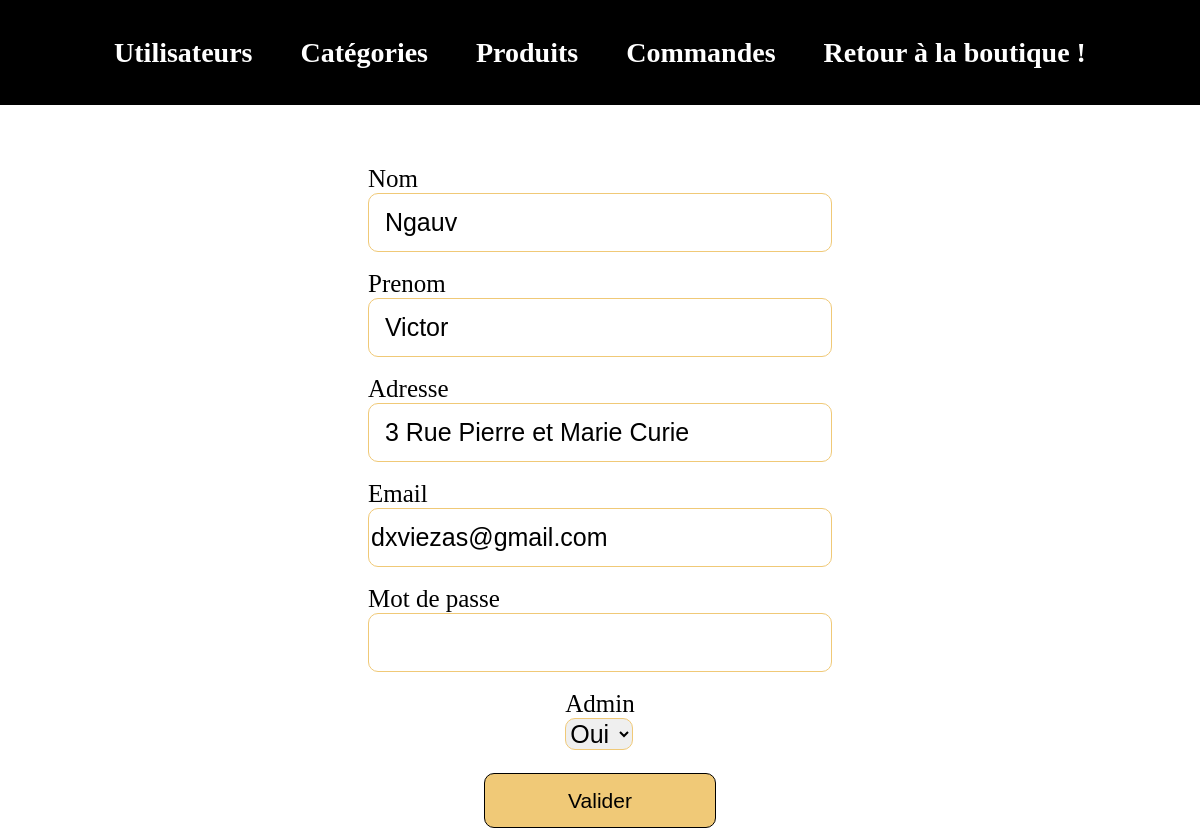
The app's page /admin/index.php?page=users&action=edit&id=24 (signed in) with its own data.
### tables this page shows
CREATE TABLE IF NOT EXISTS `users` (
  `id` int(11) NOT NULL AUTO_INCREMENT,
  `last_name` varchar(255) NOT NULL,
  `first_name` varchar(255) NOT NULL,
  `adress` varchar(255) NOT NULL,
  `email` varchar(255) NOT NULL,
  `password` varchar(255) NOT NULL,
  `is_admin` tinyint(1) NOT NULL DEFAULT 0,
  PRIMARY KEY (`id`)
);

### admin/index.php (called while the page is built, shortened)
<?php
if(isset($_GET['page'])){
    switch ($_GET['page']){
        case'users' :
            require 'controllers/usersController.php';
            break;
    }
}
else{
    require 'controllers/indexController.php';
}
require ('views/layout.php');

### admin/models/Users.php (called while the page is built, shortened)
<?php
function getUser($id){
    $db = dbConnect();
    $query = $db->prepare("SELECT * FROM users WHERE id = ?");
    $query->execute([
        $id
    ]);
    $result = $query->fetch();
    return $result;
}

### admin/controllers/usersController.php (called while the page is built, shortened)
<?php
require 'models/Users.php';
if (isset($_GET['action'])){
    switch ($_GET['action']){
        case 'edit' :
            if(!empty($_POST)){
                if(empty($_POST['first_name']) || empty($_POST['last_name']) || empty($_POST['email']) || empty($_POST['adress'])){
                    if(($_POST['first_name']) || empty($_POST['last_name'])){
                        $_SESSION['messages'][] = 'Les champ nom et prénom sont obligatoire !';
                    }
                    if(empty($_POST['email'])){
                        $_SESSION['messages'][] = 'Le champ email est obligatoire !';
                    }
                    if(empty($_POST['adress'])){
                        $_SESSION['messages'][] = 'Le champ adress est obligatoire !';
                    }
                    $_SESSION['old_inputs'] = $_POST;
                    $view = 'views/userForm.php';
                    $pageTitle = 'Let\'s Duel ! | Modifier un Utilisateur';
                    $pageDescription = 'formulaire de modification d\'un utilisateur';
                    $style = 'form';
                }
                elseif (!ctype_digit($_POST['is_admin']) && (ctype_digit($_POST['is_admin']) !== 0 || ctype_digit($_POST['is_admin']) !==1)){
                    $_SESSION['messages'][] = 'Ne touchez pas au code via la console s\'il-vous-plaît !!!';
                    $_SESSION['old_inputs'] = $_POST;
                    header('location: index.php?page=users&action=new');
                    exit();
                }
                else {
                    $updateUser = updateUser($_GET['id'], $_POST);
                    $_SESSION['messages'][] = $updateUser ? 'Utilisateur mis à jour !' : 'Erreur lors de la mise à jour !';
                    header('Location:index.php?page=users&action=list');
                    exit;
                }
            }
            else{
                if (!isset($_SESSION['old_inputs'] )){
                    $user = getUser($_GET['id']);
                }
            }
            break;
    }
}
else{
    header('Location:index.php');
    exit();
}

### admin/views/userForm.php (the view, shortened to what this page needs)
<div class="formContainer">
    <form action="index.php?page=users&action=<?= isset($user) || isset($_SESSION['old_inputs']) && $_GET['action'] != 'new' ? 'edit&id='. $_GET['id'] : 'add' ?>" method="post" enctype="multipart/form-data">
        <div class="last_name">
            <label for="last_name">Nom</label>
            <input id="last_name" type="text" name="last_name" value="<?= isset($_SESSION['old_inputs']) ? $_SESSION['old_inputs']['last_name'] : '' ?><?= isset($user) ? $user['last_name'] : '' ?>" required><br>
        </div>
        <div class="first_name">
            <label for="first_name">Prenom</label>
            <input id="first_name" type="text" name="first_name" value="<?= isset($_SESSION['old_inputs']) ? $_SESSION['old_inputs']['first_name'] : '' ?><?= isset($user) ? $user['first_name'] : '' ?>" required><br>
        </div>
        <div class="adress">
            <label for="adress">Adresse</label>
            <input id="adress" type="text" name="adress" value="<?= isset($_SESSION['old_inputs']) ? $_SESSION['old_inputs']['adress'] : '' ?><?= isset($user) ? $user['adress'] : '' ?>" required><br>
        </div>
        <div class="email">
            <label for="email">Email</label>
            <input id="email" type="email" name="email" value="<?= isset($_SESSION['old_inputs']) ? $_SESSION['old_inputs']['email'] : '' ?><?= isset($user) ? $user['email'] : '' ?>" required><br>
        </div>
        <div class="password">
            <label for="password">Mot de passe</label>
            <input id="password" type="password" name="password"<?= isset($_SESSION['old_inputs']) || isset($user) ? '': 'required' ?>><br>
        </div>
        <div class="admin">
            <label for="is_admin">Admin</label>
            <select name="is_admin" id="is_admin" required>
                <option value="1" <?php if(isset($user) && $user['is_admin'] == 1):?> selected="selected"<?php endif; ?>>Oui</option>
            </select>
        </div>
        <input type="submit" value="Valider">
    </form>
</div>

### admin/assets/css/header.css (style rules this page uses)
body { margin: 0; font-family: Oxygen; }

### admin/assets/css/form.css (style rules this page uses)
.formContainer { display: flex; align-items: center; justify-content: center; flex-direction: column; }
form { display: flex; align-items: center; justify-content: center; flex-direction: column; margin: 5% 0 1% 0; }
label { display:block; float:left; font-size: 25px; text-align: left; }
input { height: 55px; width: 458px; }
input[type="email"],input[type="password"], input[type="text"],input[type="file"], input[type="number"], input[type="checkbox"], select, textarea { font-size: 25px; border: 1px solid #F0C977; border-radius: 10px; }
input[type="submit"] { margin-top: 5%; width: 50%; font-size: 21px; border: 1px solid black; border-radius: 10px; color: black; background-color: #F0C977 ; }
.email, .password, .last_name, .first_name, .adress, .admin,.name, .description, .image, .price, .stock, .is_activated, .categories, .is_main { display: flex; align-items: flex-start; justify-content: center; flex-flow: column; }

### records on screen
users: last_name "Ngauv", first_name "Victor", adress "3 Rue Pierre et Marie Curie", email "dxviezas@gmail.com", is_admin "Oui"
